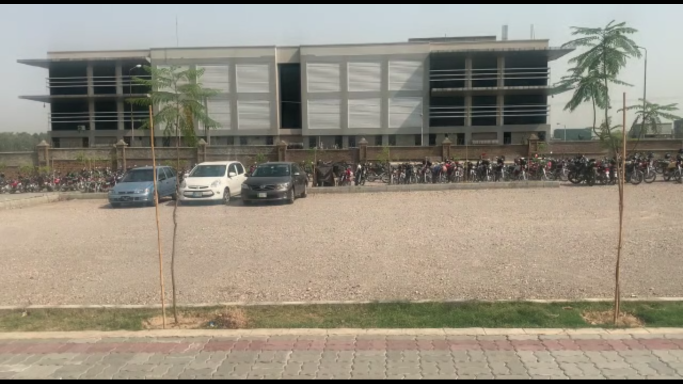
#> input picture datasets/parkingLot.png, 1366 x 768 px, given in place of video.mp4, which was not available (shown at 1/2 size)
$ python main.py
#> lines starting #> are read from the running program, lines starting #| are printed output that depends on the picture; after the words box and inside, x2 and y2 are one past the last pixel; in counts of white or black regions, pixels touching at a corner belong together; pictures that were not available may be replaced by others from this repository, and a replacement may not be noted
import yaml
import numpy as np
import cv2

#-----------------------------------------------------------------------------------------------------------------
#       Declaring Files
#-----------------------------------------------------------------------------------------------------------------

# Video file decleration
fn = r"./datasets/video.mp4"

# parking spots cordinates decleration
fn_yaml = r"./datasets/video.yml"

config = {'text_overlay': True,
          'parking_overlay': True,
          'parking_id_overlay': True,
          'parking_detection': True,
          'min_area_motion_contour': 60,
          'park_sec_to_wait': 80}

# openCV on video file
cap = cv2.VideoCapture(fn)

video_info = {'fps':    cap.get(cv2.CAP_PROP_FPS),
              'width':  int(cap.get(cv2.CAP_PROP_FRAME_WIDTH)),
              'height': int(cap.get(cv2.CAP_PROP_FRAME_HEIGHT)),
              'fourcc': cap.get(cv2.CAP_PROP_FOURCC),
              'num_of_frames': int(cap.get(cv2.CAP_PROP_FRAME_COUNT))}

cap.set(cv2.CAP_PROP_POS_FRAMES, 1000)


#-----------------------------------------------------------------------------------------------------------------
#       Rescalling Window as per to required need
#-----------------------------------------------------------------------------------------------------------------
def rescale_frame(frame, percent):
    width = int(frame.shape[1] * percent/ 100)
    height = int(frame.shape[0] * percent/ 100)
    dim = (width, height)
    return cv2.resize(frame, dim, interpolation =cv2.INTER_AREA)


#-----------------------------------------------------------------------------------------------------------------
#       Opening the spots points/coordinates file
#-----------------------------------------------------------------------------------------------------------------
with open(fn_yaml, 'r') as stream:
    parking_data = yaml.load(stream, Loader=yaml.FullLoader)

parking_contours = []
parking_bounding_rects = []
parking_mask = []

#-----------------------------------------------------------------------------------------------------------------
#       Converting those points into axis on the canvas
#-----------------------------------------------------------------------------------------------------------------
for park in parking_data:
    points = np.array(park['points'])
    rect = cv2.boundingRect(points)
    points_shifted = points.copy()
    points_shifted[:,0] = points[:,0] - rect[0]
    points_shifted[:,1] = points[:,1] - rect[1]
    parking_contours.append(points)
    parking_bounding_rects.append(rect)
    mask = cv2.drawContours(np.zeros((rect[3], rect[2]), dtype=np.uint8), [points_shifted], contourIdx=-1, color=255, thickness=-1, lineType=cv2.LINE_8)
    mask = mask==255
    parking_mask.append(mask)

parking_status = [False]*len(parking_data)
parking_buffer = [None]*len(parking_data)


#-----------------------------------------------------------------------------------------------------------------
#       Running the video
#-----------------------------------------------------------------------------------------------------------------
video_cur_frame = 0
video_cur_pos = 0
errorcolor = []
while(cap.isOpened()):          # untill all frames are read
    spot = 0                    # available spots
    occupied = 0                # occupied spot

    video_cur_pos +=1
    video_cur_frame +=1

    ret, frame = cap.read()
#> frame is the input picture: shape (768, 1366, 3); mean B, G, R 127.5, 141.8, 149
    if ret==False:
        print("Capture Error")
        break

    frame_blur = cv2.GaussianBlur(frame.copy(), (5,5), 3)
    frame_gray = cv2.cvtColor(frame_blur, cv2.COLOR_BGR2GRAY)
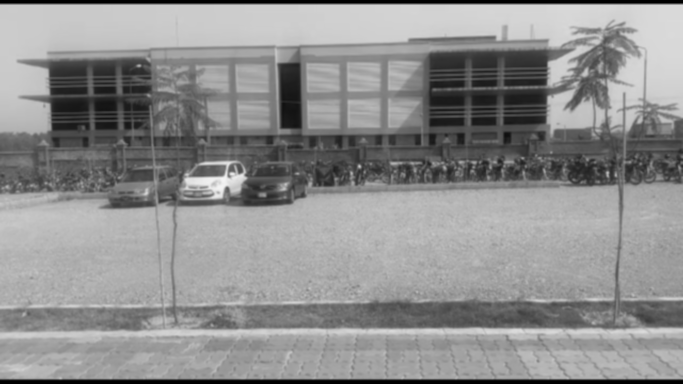
#> frame_gray: shape (768, 1366) (shown at 1/2 size); min 0, max 244, mean 142.3
    frame_out = frame.copy()

    #-----------------------------------------------------------------------------------------------------------------
    #       Parking detection algorithm
    #-----------------------------------------------------------------------------------------------------------------
    if config['parking_detection']:
        for ind, park in enumerate(parking_data):
            points = np.array(park['points'])
            rect = parking_bounding_rects[ind]
            roi_gray = frame_gray[rect[1]:(rect[1]+rect[3]), rect[0]:(rect[0]+rect[2])]
            points[:,0] = points[:,0] - rect[0]
            points[:,1] = points[:,1] - rect[1]
            status = np.std(roi_gray) < 30 and np.mean(roi_gray) > 50
            if status != parking_status[ind] and parking_buffer[ind]==None:
                parking_buffer[ind] = video_cur_pos
            elif status != parking_status[ind] and parking_buffer[ind]!=None:
                if video_cur_pos - parking_buffer[ind] > config['park_sec_to_wait']:
                    parking_status[ind] = status
                    parking_buffer[ind] = None
            elif status == parking_status[ind] and parking_buffer[ind]!=None:
                parking_buffer[ind] = None
#> this loop made 10 passes
#> status on passes 1 to 10: True, False, True, True, True, True, True, True, False, False
#> pass 1, `roi_gray = frame_gray[rect[1]:(rect[1]+rect[3]), rect[0]:(rect[0]+rect..`:
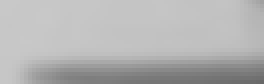
#> roi_gray: shape (21, 66) (shown 4 times larger); min 104, max 200, mean 179.5
#> pass 2, `roi_gray = frame_gray[rect[1]:(rect[1]+rect[3]), rect[0]:(rect[0]+rect..`:
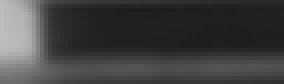
#> roi_gray: shape (21, 71) (shown 4 times larger); min 29, max 190, mean 64.3
#> pass 3, `roi_gray = frame_gray[rect[1]:(rect[1]+rect[3]), rect[0]:(rect[0]+rect..`:
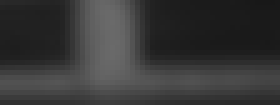
#> roi_gray: shape (21, 56) (shown 5 times larger); min 24, max 106, mean 54.8
#> after the loop:
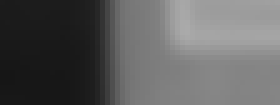
#> roi_gray: shape (21, 56) (shown 5 times larger); min 22, max 170, mean 94
#> after the loop, parking_buffer = 10 items; parking_status = [False, False, False, False, False, False, False, False, False, False]

    #-----------------------------------------------------------------------------------------------------------------
    #       Display on the parking spot
    #-----------------------------------------------------------------------------------------------------------------
    if config['parking_overlay']:
        for ind, park in enumerate(parking_data):
            points = np.array(park['points'])
            if parking_status[ind]:
                color = (0,255,0)               #green
                spot = spot+1
            else:
                color = (0,0,255)               #red
                occupied = occupied+1
            moments = cv2.moments(points)
            centroid = (int(moments['m10']/moments['m00'])-3, int(moments['m01']/moments['m00'])+3)
            if park['id'] in errorcolor:
                cv2.drawContours(frame_out, [points], contourIdx=-1, color=(128,0,128), thickness=3, lineType=cv2.LINE_8)
                cv2.putText(frame_out, str(park['id']), (centroid[0]-10, centroid[1]-10), cv2.FONT_HERSHEY_SIMPLEX, 1, (128,0,128), 2, cv2.LINE_AA)
            else:
                cv2.drawContours(frame_out, [points], contourIdx=-1, color=color, thickness=1, lineType=cv2.LINE_8)
                cv2.putText(frame_out, str(park['id']), (centroid[0]-10, centroid[1]-10), cv2.FONT_HERSHEY_SIMPLEX, 1, color, 1, cv2.LINE_AA)
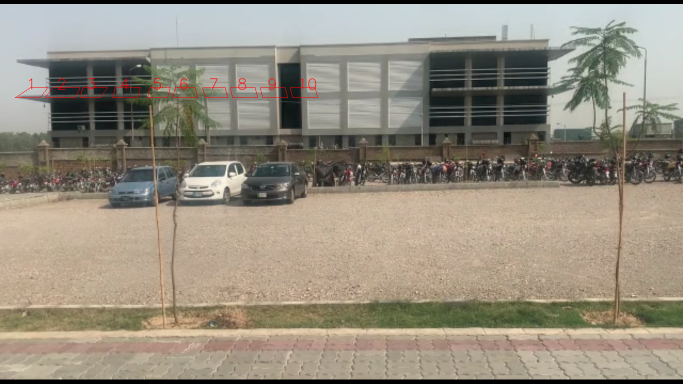
#> frame_out: shape (768, 1366, 3) (shown at 1/2 size); 0.27% of pixels changed, all inside (x1, y1, x2, y2) = (30, 155, 636, 196)
#> after the loop, occupied = 10; spot = 0


    #-----------------------------------------------------------------------------------------------------------------
    #      Display on canvas for frame rate and spots booked
    #-----------------------------------------------------------------------------------------------------------------
    if config['text_overlay']:
        str_on_frame = "Frames: %d/%d" % (video_cur_frame, video_info['num_of_frames'])
        cv2.putText(frame_out, str_on_frame, (5,15), cv2.FONT_HERSHEY_SIMPLEX, 0.5, (0,128,255), 1, cv2.LINE_AA)
#> frame_out: shape (768, 1366, 3); 0.05% of pixels changed, all inside (x1, y1, x2, y2) = (6, 2, 104, 20)
        str_on_frame = "Free: %d Occupied: %d" % (spot, occupied)
#> str_on_frame = 'Free: 0 Occupied: 10'
        cv2.putText(frame_out, str_on_frame, (5,30), cv2.FONT_HERSHEY_SIMPLEX,0.5, (0,128,255), 1, cv2.LINE_AA)
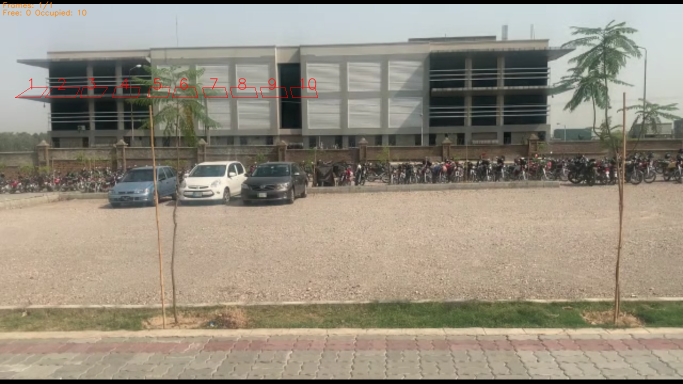
#> frame_out: shape (768, 1366, 3) (shown at 1/2 size); mean B, G, R 127.1, 141.6, 149.4

    #-----------------------------------------------------------------------------------------------------------------
    #       Resizing the canvas to fit on the screen
    #-----------------------------------------------------------------------------------------------------------------
    frame = rescale_frame(frame_out, percent=200)
    cv2.imshow('Spot Detection System ', frame)

    #-----------------------------------------------------------------------------------------------------------------
    #       Quit from the program
    #-----------------------------------------------------------------------------------------------------------------
    k = cv2.waitKey(1)
#> (key q is pressed here)
    if k == 32:
        cv2.waitKey()
    if k == ord('q'):           # quit program
        break
    elif k == ord('c'):         # capture image
        cv2.imwrite('frame%d.jpg' % video_cur_frame, frame_out)

cap.release()
cv2.destroyAllWindows()
